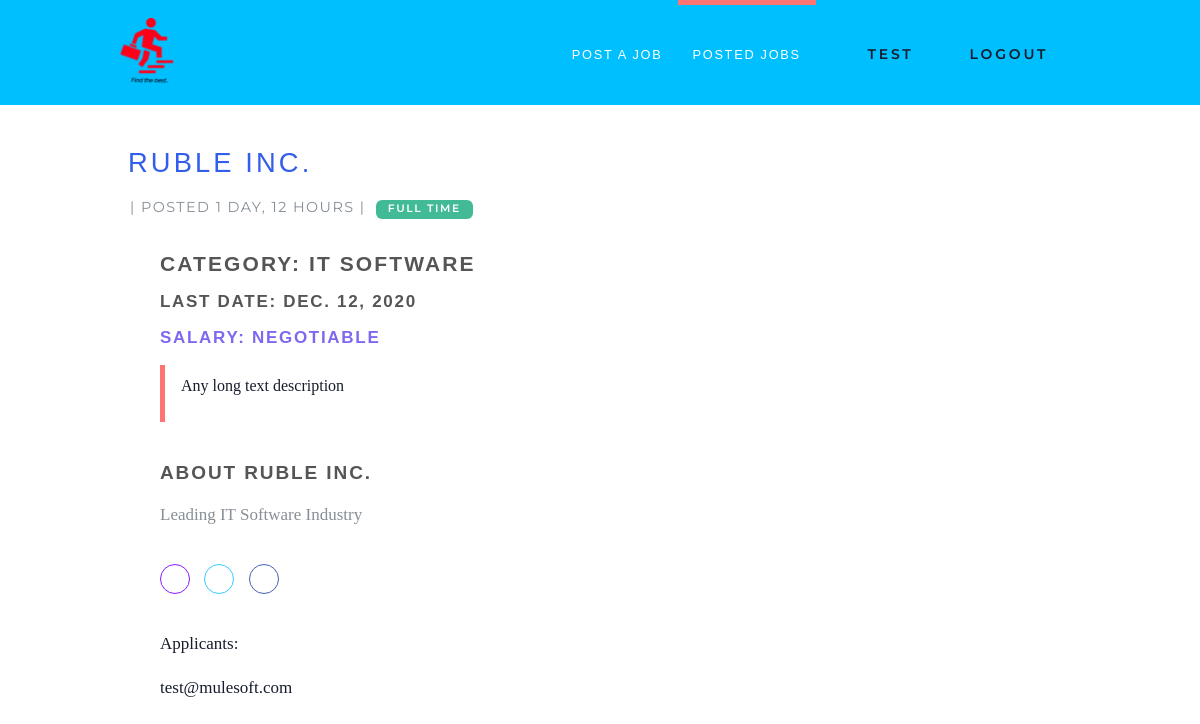
Before: /jobs/6/ (signed in) with the older database file.
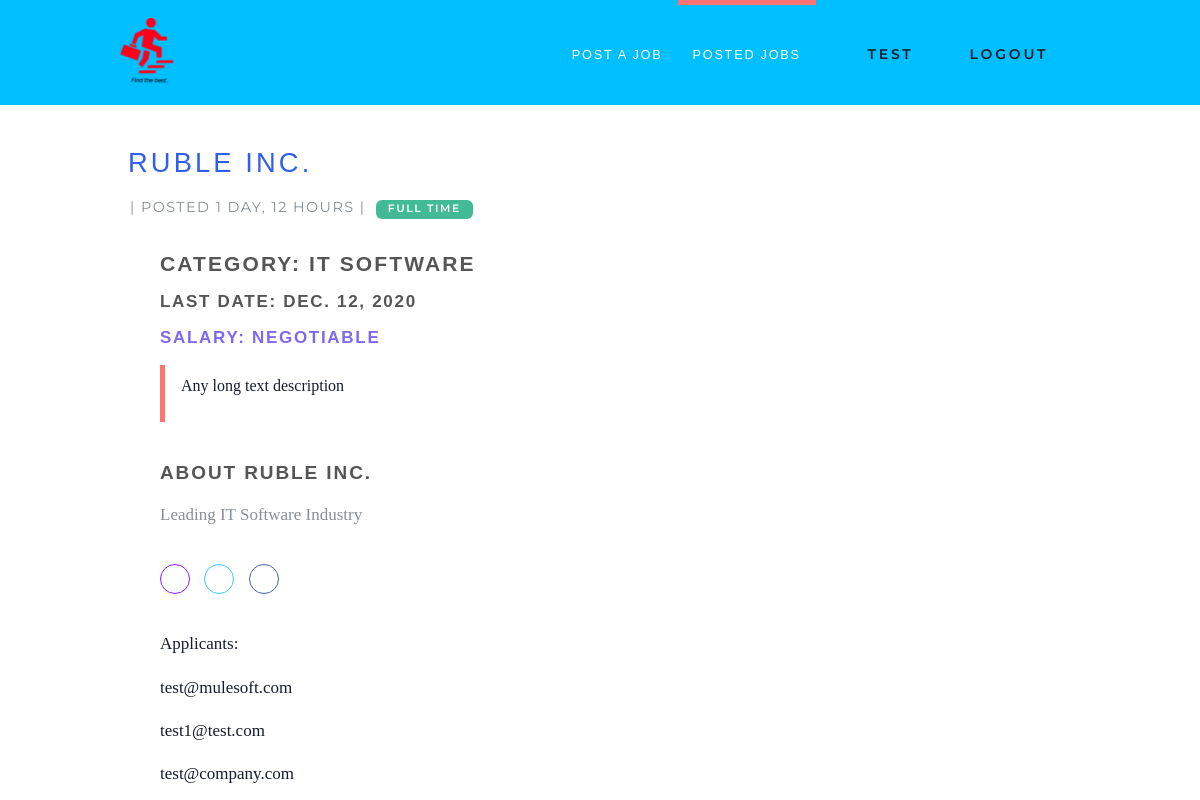
After: the same page with the newer database file.
### jobs/models.py (models this page shows, shortened)
class Applicant(models.Model):
    user = models.ForeignKey(User, on_delete=models.CASCADE)
    job = models.ForeignKey(Job, on_delete=models.CASCADE, related_name='job_applicants')
    created_at = models.DateTimeField(default=timezone.now)
    score =  models.IntegerField(default=0, blank=True, null=True)
    class Meta:
        unique_together = ['user', 'job']

### accounts/models.py (models this page shows, shortened)
class User(AbstractUser):
    username = None
    first_name = models.CharField(max_length=20)
    last_name = models.CharField(max_length=20)
    is_employee = models.BooleanField(default=False)
    is_employer = models.BooleanField(default=False)
    user_gender = models.CharField(max_length=10, choices=GENDER_CHOICES, null=True, blank=True)
    user_link = models.CharField(max_length=200, default="")
    user_skills = models.TextField(null=True, default="")
    email = models.EmailField(unique=True, blank=False,
                              error_messages={
                                  'unique': "A profile user with same email already exists in application.",
                              })
    company_name = models.CharField(max_length=20, default="")
    company_address = models.CharField(max_length=30, default="")
    USERNAME_FIELD = "email"
    REQUIRED_FIELDS = []
    objects = UserManagement()

### jobs/views/employer/views.py (the view)
# urls.py: path('jobs/<int:job_id>/',JobDetailsView.as_view(), name='job-details'),
class JobDetailsView(DetailView):
    model = Applicant
    def get(self, request, job_id):
        context = []
        job = Job.objects.filter(id=job_id).first()
        apps = list(self.model.objects.filter(job=job_id))
        return render(request, 'jobs/details.html', {'apps':apps, 'job':job, 'applied_active':'active','posted_active':'active'})

### templates/jobs/details.html (shortened to what the changed rows need)
{% extends 'base.html' %}
{% load static %}
{% load is_already_applied %}
{% block content %}
        <div class="row">
        <div class="col-12 col-md-6 align-self-stretch d-none d-md-block">
            <h2 class="ml-12">{{ job.title }}<br>
                <small><a href="#"> {{ job.company_name }}</a></small>
            </h2>
        </div>
        </div>
            <div class="row">
                <div class="col-12 col-md-8 ml-13 mt-5">
                    {% if request.user.is_authenticated %}
                        {% if request.user.is_employee %}
                    <div class="job-detail__apply-bottom mb-6">
                        {% if request.user.is_authenticated %}
                            {% is_already_applied job request.user as is_applied %}
                            {% if is_applied %}
                                <input type="button" class="btn btn-outline-white-primary" value="Already applied"/>
                            {% else %}
                                <form action="{% url 'jobs:apply-job' job.id %}" method="post">
                                    {% csrf_token %}
                                    <input type="hidden" name="job" value="{{ job.id }}">
                                    <input type="submit" class="btn btn-outline-white-primary"
                                           value="Apply for this job"/>
                                </form>
                            {% endif %}
                        {% else %}
                            <form action="{% url 'jobs:apply-job' job.id %}" method="post">
                                {% csrf_token %}
                                <input type="hidden" name="job" value="{{ job.id }}">
                                <input type="submit" class="btn btn-outline-white-primary"
                                       value="Apply for this job"/>
                            </form>
                        {% endif %}
                    </div>
                        {%else%}
                            {%for app in apps%}
                            <div>
                                <p>{{app.user.email}}</p>
                            </div>
                            {%endfor%}
                        {%endif%}
                    {%endif%}
                </div>
            </div>
            </div>
{% endblock %}

Changed rows visible on the page:
added Applicant: user.email "test1@test.com"
added Applicant: user.email "test@company.com"
